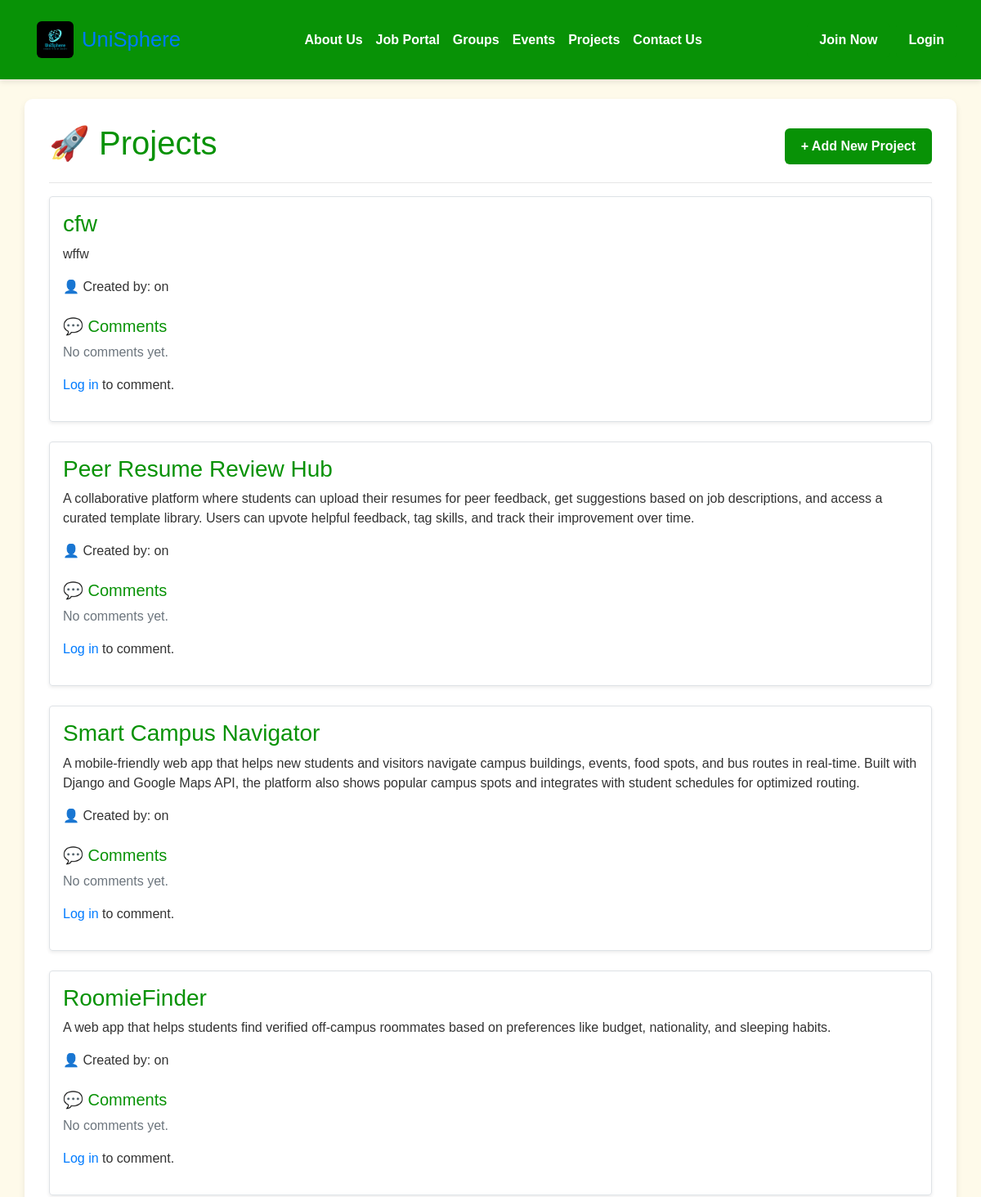
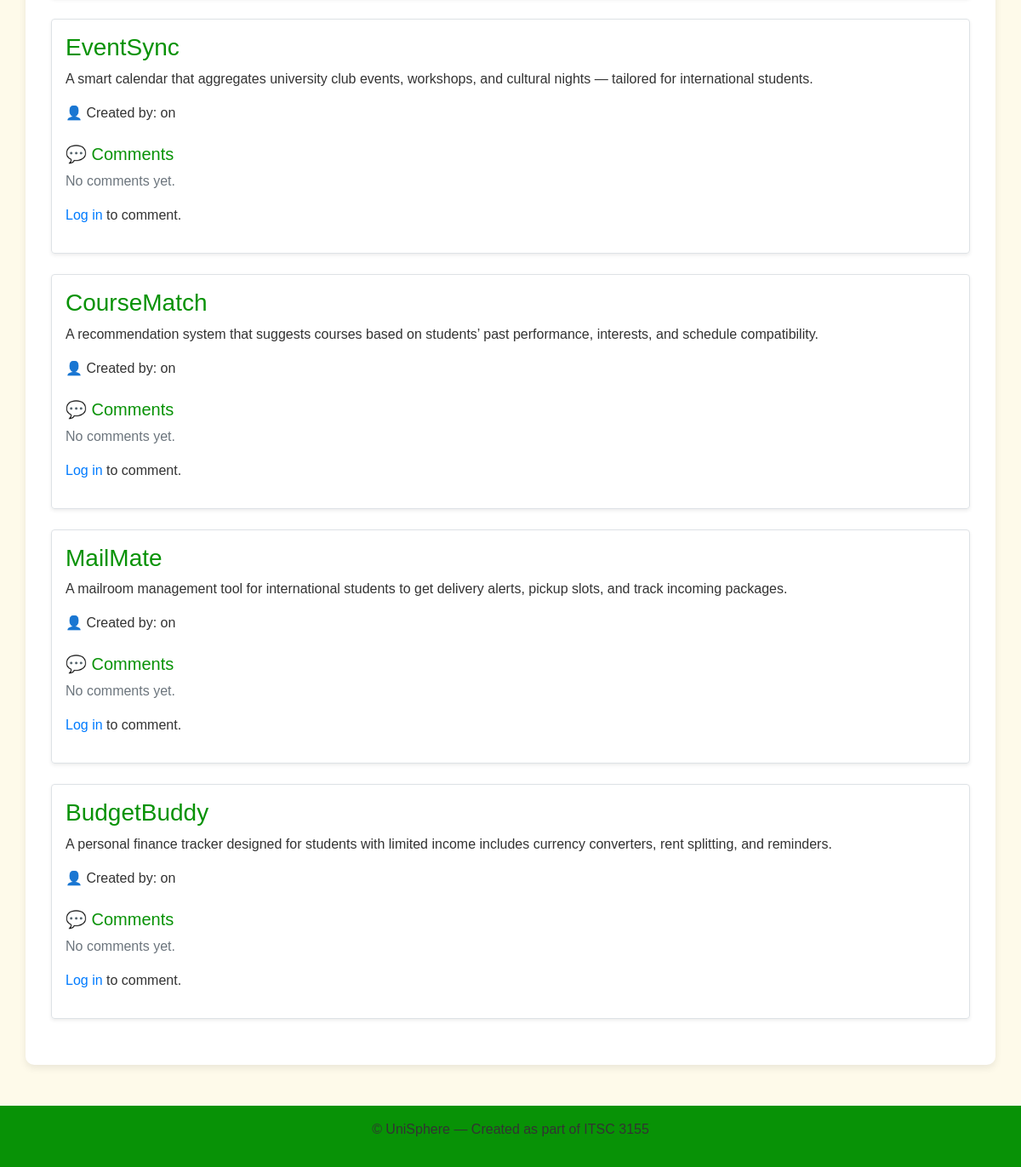
/projects/, run on the app's committed database (2 pictures, top to bottom).
### base/models.py (models this page shows, shortened)
class Project(models.Model):
    title = models.CharField(max_length=200)
    description = models.TextField()
    link = models.URLField(blank=True)
    created_by = models.ForeignKey(Profile, on_delete=models.CASCADE)
    created_at = models.DateTimeField(auto_now_add=True)

### base/views.py (the view)
# urls.py: path('projects/', views.project_list, name='project_list'),
def project_list(request):
    projects = Project.objects.all()
    return render(request, 'base/projects_list.html', {'projects': projects})

### base/templates/base/projects_list.html (shortened to what this page needs)
{% extends 'base/layout.html' %}
{% load static %}
{% block content %}
<div class="unisphere-projects-container">
    <div class="projects-header d-flex justify-content-between align-items-center">
        <h1 class="section-title">🚀 Projects</h1>
        <a href="{% url 'add-project' %}" class="btn btn-success">+ Add New Project</a>
    </div>
    <hr>
    {% if projects %}
    <ul class="project-list list-unstyled">
        {% for project in projects %}
        <li class="project-card border rounded p-3 mb-4 shadow-sm">
            <h3 class="project-title">{{ project.title }}</h3>
            <p class="project-description">{{ project.description }}</p>
            <p class="project-meta">👤 Created by: {{ project.user.username }} on {{ project.created|date:"F j, Y" }}</p>
            <div class="project-comments mt-4">
                <h5>💬 Comments</h5>
                {% for comment in project.comments.all %}
                <div class="border rounded p-2 mb-2">
                    <strong>{{ comment.user.username }}</strong>: {{ comment.text }}<br>
                    <small class="text-muted">{{ comment.timestamp|date:"M d, Y H:i" }}</small>
                </div>
                {% empty %}
                <p class="text-muted">No comments yet.</p>
                {% endfor %}
            </div>
            {% if user.is_authenticated %}
            <form method="POST" action="{% url 'add_comment' project.id %}">
                {% csrf_token %}
                <div class="mb-2">
                    <textarea name="text" class="form-control" rows="2" placeholder="Add a comment..."></textarea>
                </div>
                <button type="submit" class="btn btn-primary btn-sm">Comment</button>
            </form>
            {% else %}
            <p><a href="{% url 'login' %}">Log in</a> to comment.</p>
            {% endif %}
        </li>
        {% endfor %}
    </ul>
    {% else %}
    <p class="muted">No projects posted yet. Be the first to share your work!</p>
    {% endif %}
</div>
{% endblock %}

### base/static/images/styles/main.css (style rules this page uses)
body { font-family: 'Arial', sans-serif; background-color: #fef7de9d; color: #000; margin: 0; padding: 0; }
h1, h2, h3, h5 { color: #089206; }
p, label { color: #333; }
button, .btn { background-color: #089206; color: #fff; font-weight: bold; border: none; border-radius: 6px; padding: 10px 20px; transition: background-color 0.3s ease; cursor: pointer; }

### data on the page
Project: title "cfw", description "wffw"
Project: title "Peer Resume Review Hub", description "A collaborative platform where students can upload their resumes for peer feedback, get suggestions based on job descriptions, and access a curated template library. Users can upvote helpful feedback, tag skills, and track their improvement over time."
Project: title "Smart Campus Navigator", description "A mobile-friendly web app that helps new students and visitors navigate campus buildings, events, food spots, and bus routes in real-time. Built with Django and Google Maps API, the platform also shows popular campus spots and integrates with student schedules for optimized routing."
Project: title "RoomieFinder", description "A web app that helps students find verified off-campus roommates based on preferences like budget, nationality, and sleeping habits."
Project: title "EventSync", description "A smart calendar that aggregates university club events, workshops, and cultural nights — tailored for international students."
Project: title "CourseMatch", description "A recommendation system that suggests courses based on students’ past performance, interests, and schedule compatibility."
Project: title "MailMate", description "A mailroom management tool for international students to get delivery alerts, pickup slots, and track incoming packages."
Project: title "BudgetBuddy", description "A personal finance tracker designed for students with limited income includes currency converters, rent splitting, and reminders."
